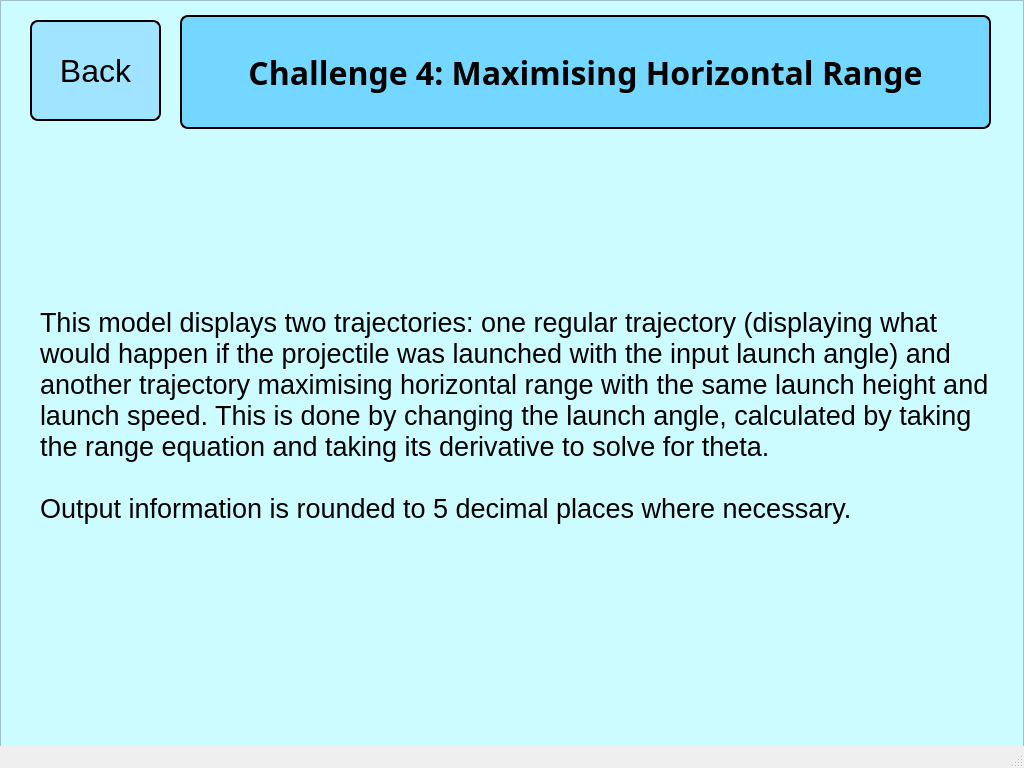
<?xml version="1.0" encoding="UTF-8"?>
<ui version="4.0">
 <class>MainWindow</class>
 <widget class="QMainWindow" name="MainWindow">
  <property name="geometry">
   <rect>
    <x>0</x>
    <y>0</y>
    <width>1024</width>
    <height>768</height>
   </rect>
  </property>
  <property name="windowTitle">
   <string>MainWindow</string>
  </property>
  <widget class="QWidget" name="centralwidget">
   <widget class="QWidget" name="verticalLayoutWidget_2">
    <property name="geometry">
     <rect>
      <x>180</x>
      <y>15</y>
      <width>811</width>
      <height>114</height>
     </rect>
    </property>
    <layout class="QVBoxLayout" name="verticalLayout_2">
     <item>
      <widget class="QLabel" name="challengeTitleLabel">
       <property name="font">
        <font>
         <family>Lucida Handwriting</family>
         <pointsize>24</pointsize>
         <weight>75</weight>
         <italic>false</italic>
         <bold>true</bold>
         <kerning>true</kerning>
        </font>
       </property>
       <property name="autoFillBackground">
        <bool>false</bool>
       </property>
       <property name="styleSheet">
        <string notr="true">QLabel {
	border: 2px solid;
	border-radius: 8px;
	background-color: #73d7ff;
}</string>
       </property>
       <property name="text">
        <string>Challenge 4: Maximising Horizontal Range</string>
       </property>
       <property name="scaledContents">
        <bool>true</bool>
       </property>
       <property name="alignment">
        <set>Qt::AlignCenter</set>
       </property>
       <property name="wordWrap">
        <bool>true</bool>
       </property>
      </widget>
     </item>
    </layout>
   </widget>
   <widget class="QFrame" name="frame">
    <property name="geometry">
     <rect>
      <x>0</x>
      <y>0</y>
      <width>1024</width>
      <height>768</height>
     </rect>
    </property>
    <property name="styleSheet">
     <string notr="true">QFrame {
	background-color: #ccfcff
}</string>
    </property>
    <property name="frameShape">
     <enum>QFrame::StyledPanel</enum>
    </property>
    <property name="frameShadow">
     <enum>QFrame::Raised</enum>
    </property>
    <widget class="QPushButton" name="backButton">
     <property name="geometry">
      <rect>
       <x>30</x>
       <y>20</y>
       <width>131</width>
       <height>101</height>
      </rect>
     </property>
     <property name="font">
      <font>
       <family>Meiryo UI</family>
       <pointsize>24</pointsize>
      </font>
     </property>
     <property name="styleSheet">
      <string notr="true">QPushButton {
	border: 2px solid;
	border-radius: 8px;
	background-color: #a1e4ff;
}</string>
     </property>
     <property name="text">
      <string>Back</string>
     </property>
     <property name="checkable">
      <bool>true</bool>
     </property>
    </widget>
    <widget class="QLabel" name="label">
     <property name="geometry">
      <rect>
       <x>40</x>
       <y>150</y>
       <width>951</width>
       <height>531</height>
      </rect>
     </property>
     <property name="font">
      <font>
       <pointsize>20</pointsize>
      </font>
     </property>
     <property name="text">
      <string>This model displays two trajectories: one regular trajectory (displaying what would happen if the projectile was launched with the input launch angle) and another trajectory maximising horizontal range with the same launch height and launch speed. This is done by changing the launch angle, calculated by taking the range equation and taking its derivative to solve for theta.

Output information is rounded to 5 decimal places where necessary.</string>
     </property>
     <property name="wordWrap">
      <bool>true</bool>
     </property>
    </widget>
   </widget>
   <zorder>frame</zorder>
   <zorder>verticalLayoutWidget_2</zorder>
  </widget>
  <widget class="QMenuBar" name="menubar">
   <property name="geometry">
    <rect>
     <x>0</x>
     <y>0</y>
     <width>1024</width>
     <height>26</height>
    </rect>
   </property>
  </widget>
  <widget class="QStatusBar" name="statusbar"/>
 </widget>
 <resources/>
 <connections/>
</ui>
